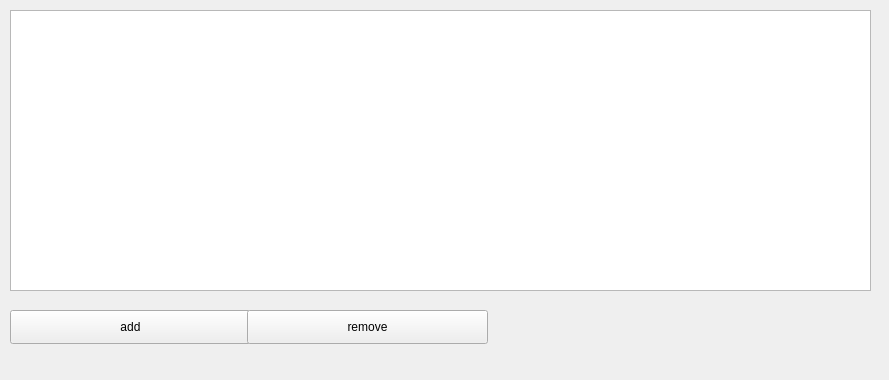
<?xml version="1.0" encoding="UTF-8"?>
<ui version="4.0">
 <class>Widget</class>
 <widget class="QWidget" name="Widget">
  <property name="geometry">
   <rect>
    <x>0</x>
    <y>0</y>
    <width>889</width>
    <height>380</height>
   </rect>
  </property>
  <property name="windowTitle">
   <string>Widget</string>
  </property>
  <widget class="QTreeView" name="treeView">
   <property name="geometry">
    <rect>
     <x>10</x>
     <y>10</y>
     <width>861</width>
     <height>281</height>
    </rect>
   </property>
  </widget>
  <widget class="QPushButton" name="add">
   <property name="geometry">
    <rect>
     <x>10</x>
     <y>310</y>
     <width>241</width>
     <height>34</height>
    </rect>
   </property>
   <property name="text">
    <string>add</string>
   </property>
  </widget>
  <widget class="QPushButton" name="remove">
   <property name="geometry">
    <rect>
     <x>247</x>
     <y>310</y>
     <width>241</width>
     <height>34</height>
    </rect>
   </property>
   <property name="text">
    <string>remove</string>
   </property>
  </widget>
 </widget>
 <layoutdefault spacing="6" margin="11"/>
 <resources/>
 <connections/>
</ui>
